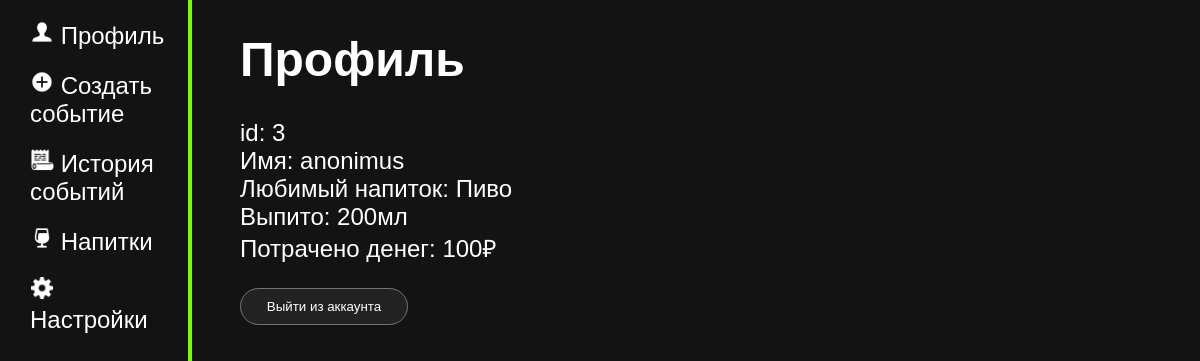
Before: /profile (signed in) with the older database file.
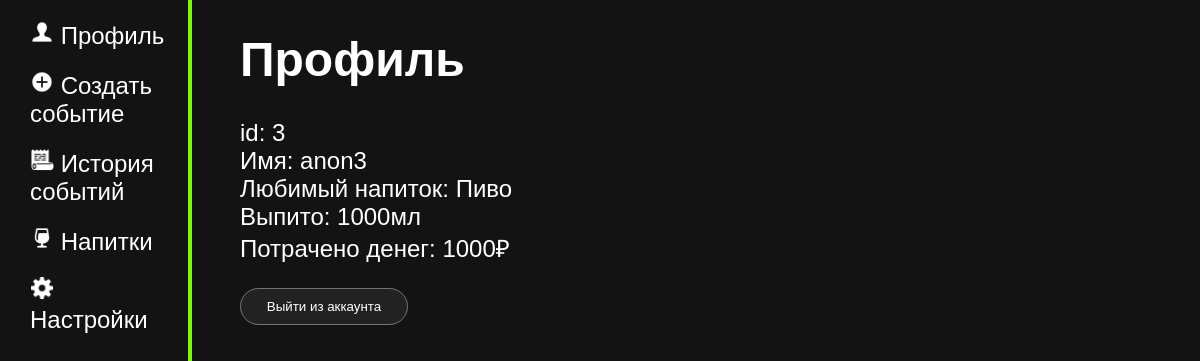
After: the same page with the newer database file.
### tables this page shows
CREATE TABLE user
(
    id INTEGER PRIMARY KEY AUTOINCREMENT,
    nickname TEXT NOT NULL,
    psw TEXT NOT NULL
);

CREATE TABLE events
(
    id INTEGER PRIMARY KEY AUTOINCREMENT,
    user_id INTEGER,
    drink_id INTEGER,
    drink_title TEXT,
    title TEXT,
    event_date DATE NOT NULL,
    volume INTEGER,
    money_spent INTEGER,
    descript TEXT,

    FOREIGN KEY(user_id) REFERENCES user(id) ON UPDATE CASCADE,
    FOREIGN KEY(drink_id) REFERENCES drink(id) ON UPDATE CASCADE
);

### main.py (the view)
@app.route("/profile")
@login_required
def profile():
    print("starter drinks: ", current_user.starter_drinks)
    return render_template("profile.html",
                           nickname = current_user.get_nickname(),
                           id = current_user.get_id(),
                           fauvorite_drink = D.get_fauvorite_drink(current_user.get_id()),
                           stats = D.get_statistic(current_user.get_id())
                           )

### data.py (called while the page is built)
    def get_fauvorite_drink(self, user_id):
        try:
            self.cursor.execute(f"""SELECT drink_title
                                    FROM events
                                    WHERE user_id = {user_id}
                                    GROUP BY drink_title
                                    ORDER BY COUNT(*) DESC
                                    LIMIT 1;""")
            fauvorite_drink = self.cursor.fetchone()
            return fauvorite_drink
        except error:
            print("ОШИБКА! " + str(error))

    def get_user(self, user_id):
        try:
            self.cursor.execute(f"SELECT * FROM user WHERE id = {user_id} LIMIT 1")
            user = self.cursor.fetchone()
            return user
        except error:
                print("ОШИБКА! " + str(error))

    def get_statistic(self, user_id):
        try:
            self.cursor.execute(f"SELECT SUM(money_spent), SUM(volume) FROM events WHERE user_id = {user_id}")
            stats = self.cursor.fetchone()
            return stats
        except error:
                print("ОШИБКА! " + str(error))

### main.py (called while the page is built)
@app.before_request
def before_request():
    global D
    db = get_db()
    D = Data(db)

### templates/profile.html (shortened to what this page needs)
{% extends 'base.html' %}
{%block body%}
<div class = "main">
    <h1>Профиль</h1>
    <p>id: {{id}}
    <br>Имя: {{nickname}}
    <br>Любимый напиток: {%if fauvorite_drink%}{{fauvorite_drink[0]}} {%else%}Таких пока нет {%endif%}
    <br>Выпито: {%if stats[1]%} {{stats[1]}}мл {%else%}0мл {%endif%}
    <br>Потрачено денег:{%if stats[0]%} {{stats[0]}}₽ {%else%} 0₽ {%endif%} </p>
    <div class = "forma"><form action="/logout" method="get"> <input type="submit" value="Выйти из аккаунта"> </form></div>
</div>
{%endblock body%}

Changed rows visible on the page:
changed user: nickname "anonimus" → "anon3"
Other visible differences:
{{ stats[1] }}: "200" → "1000"
{{ stats[0] }}: "100" → "1000"
